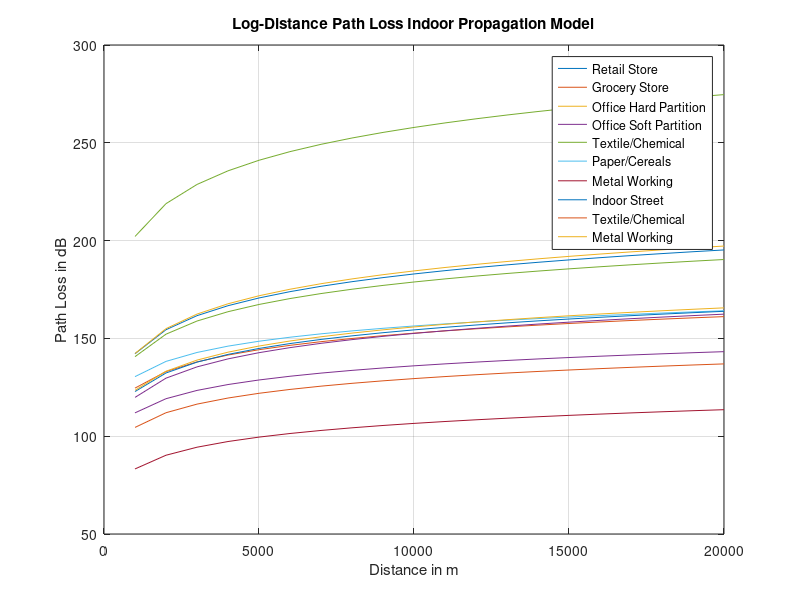

Write the MATLAB code that produced this figure.
% Analysis of Log-distance path loss propagation model (w/ & w/o Shadow)
clc
close all;

with_shadowing = input("w/ Shadowing? ");
Fixed_Distance = input("Enter the reference distance: ");
Arbitrary_Distance = 1e3 : 1e3 : 20e3;
% Values must be between 1.6 to 6
Path_Loss_Exponent = rand(1,12)*(6-1.6) + 1.6;
Frequency = randi([900, 4000], 1,12);
Sigma = rand(1,12)*(15-3) + 3;
X = zeros(1,12);

for i = 1:12
    Lambda(i) = 3e8 / (Frequency(i) * 10 ^ 6);
    PL_D0(i) = 20 * log10((4 * pi * Fixed_Distance) / Lambda(i));
    if(with_shadowing)
        X(i) = randn(size(PL_D0(i))) * Sigma(i);  % X(i) = normrnd(0, Sigma(i));
    end
end
for i = 1:12
    for j = 1:20
        Path_Loss(i, j) = PL_D0(i) + 10 * Path_Loss_Exponent(i) * log10(Arbitrary_Distance(j) / Fixed_Distance)...
            + X(i);
    end
end

plot(Arbitrary_Distance, Path_Loss);
legend("Retail Store", "Grocery Store", "Office Hard Partition", "Office Soft Partition", "Textile/Chemical",...
    "Paper/Cereals", "Metal Working", "Indoor Street", "Textile/Chemical", "Metal Working");
xlabel("Distance in m");
ylabel("Path Loss in dB");
title("Log-Distance Path Loss Indoor Propagation Model");
grid on;
